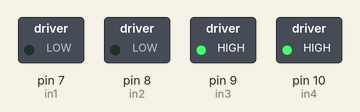
Simulated run of this sketch. Board: Arduino Uno, built with avr-gcc and run on an emulated ATmega328P. Parts: switched loads named in the sketch (green lamp = pin HIGH). What the sketch prints to the serial monitor is not drawn.

Above: at 2.5 s.
At 5.5 s:
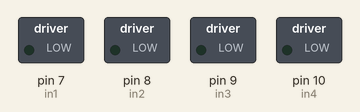
Timing chart, 0 to 7.8 s (numbered marks = the images above):
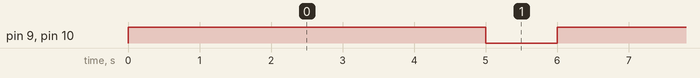

Measured:
- by itself, pin 9 (in3), pin 10 (in4): alternates HIGH for 5.0 s and LOW for 1.0 s

The sketch:

Robot0_1.ino
```cpp
//Nombre del codigo Codigo Robot
//Autor Enrique Rodriguez Vela Enero 2018
//Descripcion Movimiento Motores
//Version 0.1


// Definimos los pines de los motores
int in1 = 7;
int in2 = 8;
int in3 = 9;
int in4 = 10;

int input;

// Declaramos los pines como salidas
void setup (){
pinMode( in1, OUTPUT);
pinMode( in2, OUTPUT);
pinMode( in3, OUTPUT);
pinMode( in4, OUTPUT);

Serial.begin(9600);
}

void loop (){
  digitalWrite(in1, LOW);
  digitalWrite(in4, HIGH);
  digitalWrite(in2, LOW);
  digitalWrite(in3, HIGH);
  Serial.print("Adelante");

  delay(5000);
  digitalWrite(in1, LOW);
  digitalWrite(in4, LOW);
  digitalWrite(in2, LOW);
  digitalWrite(in3, LOW);
  Serial.print("STOP");
 delay(1000);


}
```
